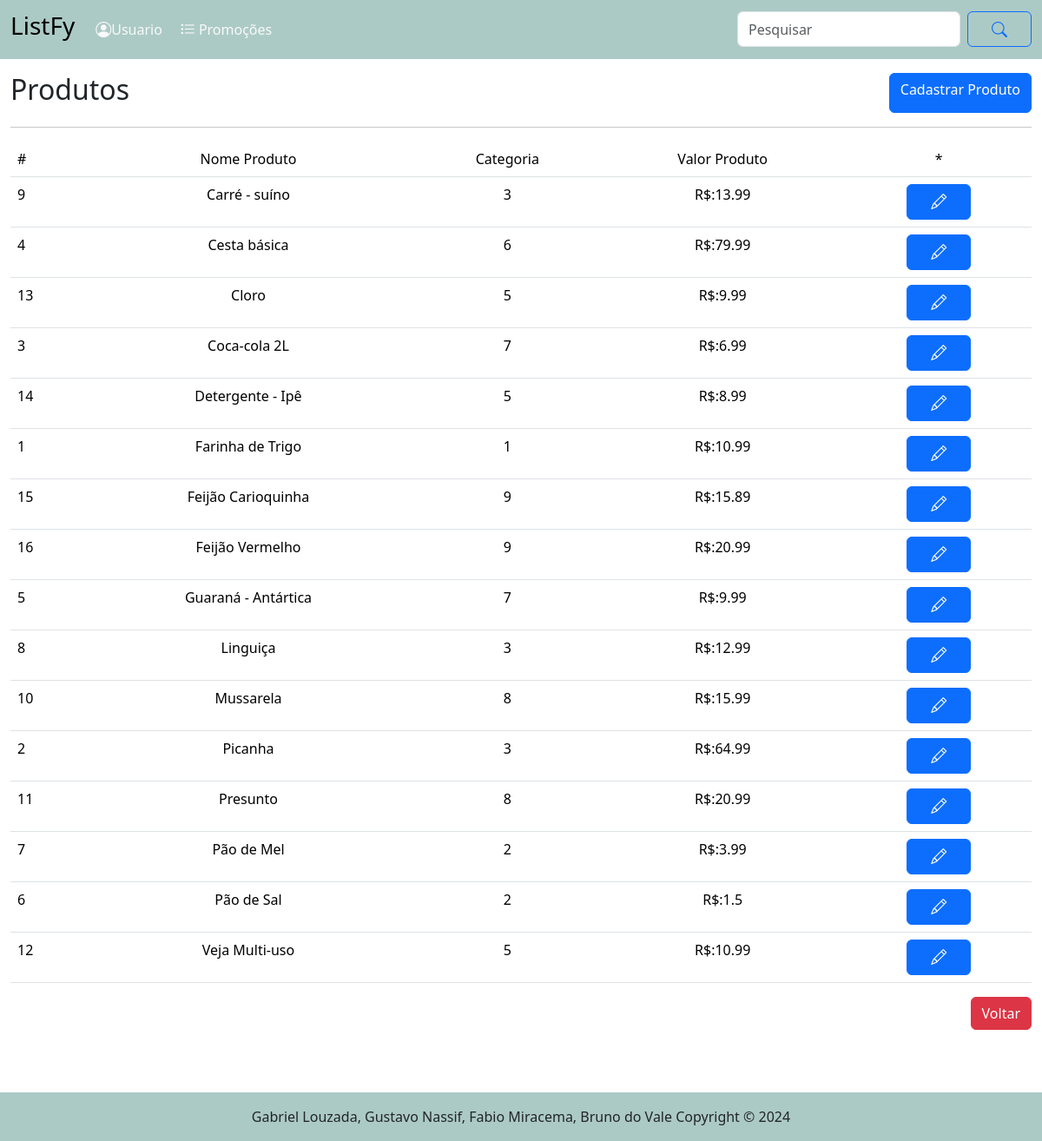
Page /produto/ on the committed database.
### tables this page shows
CREATE TABLE "produto" (
	"id_produto"	INTEGER,
	"nome_produto"	TEXT NOT NULL,
	"id_categoria"	INTEGER NOT NULL,
	"valor_produto"	REAL NOT NULL,
	PRIMARY KEY("id_produto" AUTOINCREMENT),
	FOREIGN KEY("id_categoria") REFERENCES "categoria"("id_categoria")
);

### routes/produto_routes.py (the view)
@router.get("/", response_class=HTMLResponse)
async def get_produtos(request: Request):
    produtos = obter_todos_produtos()
    return templates.TemplateResponse("/produto/listar_produtos.html", {"request": request, "produtos": produtos})

### templates/produto/listar_produtos.html (shortened to what this page needs)
{% extends "base.html" %}
{% block conteudo %}
    <main class="container-fluid">
        <div class="d-flex justify-content-between mt-3">
            <h2>Produtos</h2>
            <a href="/produto/cadastrar_produto" class="btn btn-primary"> Cadastrar Produto</a>
        </div>
        <hr>
        <table class="table">
            <tr>
                <td>#</td>
                <td style="text-align: center;">Nome Produto</td>
                <td style="text-align: center;">Categoria</td>
                <td style="text-align: center;">Valor Produto</td>
                <td style="text-align: center;">*</td>
            </tr>
            {% for p in produtos %}
            <tr>
                <td>{{ p.id_produto }}</td>
                <td style="text-align: center;">{{ p.nome_produto }}</td>
                <td style="text-align: center;">{{ p.id_categoria }}</td>
                <td style="text-align: center;">R$:{{ p.valor_produto }}</td>
                <td style="text-align: center;" ><a href="/produto/alterar_produto/{{ p.id_produto }}" class="btn btn-primary"><i class="bi bi-pencil"></i></a></td>
            </tr>
            {% endfor %}
        </table>
        <div class="row">
            <div class="col-12 mb-5 d-flex justify-content-end">
                <a href="/" class="btn btn-danger"> Voltar</a>
            </div>
        </div>
    </main>
{% endblock %}

### templates/base.html (shortened to what this page needs)
<!DOCTYPE html>
<html lang="pt-br">
<head>
    <link rel="stylesheet" href="/static/style/style.css">
    <link href="https://cdn.jsdelivr.net/npm/bootstrap@5.3.3/dist/css/bootstrap.min.css" rel="stylesheet">
    <link rel="stylesheet" href="https://cdn.jsdelivr.net/npm/bootstrap-icons@1.11.3/font/bootstrap-icons.min.css">
</head>
<body>
    {% set usuario = request.state.usuario%}
    {% include "header.html" %}
    {% block conteudo %}{% endblock %}
    {% include "footer.html" %}
</body>
</html>

### templates/header.html (shortened to what this page needs)
<header>
    <nav class="navbar navbar-expand-lg" style="background-color: #accac5;">
        <div class="container-fluid">
          <a class="navbar-brand" href="/">
            <h3>ListFy</h3>
          </a>
          <div class="collapse navbar-collapse" id="navbarSupportedContent">
            <ul class="navbar-nav me-auto mb-2 mb-lg-0">
              {%- if not usuario: -%}
              <li class="nav-item">
                <a class="nav-link text-light" href="/usuario/entrar"> <i class="bi bi-person-circle" style="padding: 0px;"></i>Usuario</a>
              </li>
                {%- endif -%}
              <li class="nav-item">
                <a class="nav-link text-light" href="/promocao"> <i class="bi bi-list-task p-1"></i>Promoções</a>
              </li>
            </ul>
            <form class="d-flex">
              <input class="form-control me-2" type="search" placeholder="Pesquisar" aria-label="Search">
              <button class="btn btn-outline-primary" type="submit"><i class="bi bi-search"></i></button>
            </form>
          </div>
        </div>
      </nav>
</header>

### templates/footer.html (shortened to what this page needs)
<div class="p-3 mt-5 ">
</div>
<footer class="bd-footer fixed-bottom" style="background-color: #accac5">
    <div class="d-flex justify-content-center mt-3">
        <p>Gabriel Louzada, Gustavo Nassif, Fabio Miracema, Bruno do Vale Copyright &copy; 2024</p>
    </div>
</footer>

### static/style/style.css (style rules this page uses)
i { padding: 15px; font-size: 18px; }

### rows in the picture
produto: id_produto "9", nome_produto "Carré - suíno", id_categoria "3", valor_produto "13.99"
produto: id_produto "4", nome_produto "Cesta básica", id_categoria "6", valor_produto "79.99"
produto: id_produto "13", nome_produto "Cloro", id_categoria "5", valor_produto "9.99"
produto: id_produto "3", nome_produto "Coca-cola 2L", id_categoria "7", valor_produto "6.99"
produto: id_produto "14", nome_produto "Detergente - Ipê", id_categoria "5", valor_produto "8.99"
produto: id_produto "1", nome_produto "Farinha de Trigo", id_categoria "1", valor_produto "10.99"
produto: id_produto "15", nome_produto "Feijão Carioquinha", id_categoria "9", valor_produto "15.89"
produto: id_produto "16", nome_produto "Feijão Vermelho", id_categoria "9", valor_produto "20.99"
produto: id_produto "5", nome_produto "Guaraná - Antártica", id_categoria "7", valor_produto "9.99"
produto: id_produto "8", nome_produto "Linguiça", id_categoria "3", valor_produto "12.99"
produto: id_produto "10", nome_produto "Mussarela", id_categoria "8", valor_produto "15.99"
produto: id_produto "2", nome_produto "Picanha", id_categoria "3", valor_produto "64.99"
produto: id_produto "11", nome_produto "Presunto", id_categoria "8", valor_produto "20.99"
produto: id_produto "7", nome_produto "Pão de Mel", id_categoria "2", valor_produto "3.99"
produto: id_produto "6", nome_produto "Pão de Sal", id_categoria "2", valor_produto "1.5"
produto: id_produto "12", nome_produto "Veja Multi-uso", id_categoria "5", valor_produto "10.99"
